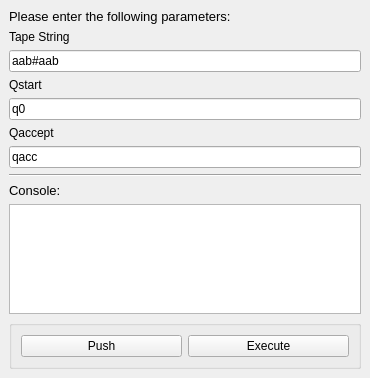
<?xml version="1.0" encoding="UTF-8"?>
<ui version="4.0">
 <class>TuringInterface</class>
 <widget class="QDockWidget" name="TuringInterface">
  <property name="geometry">
   <rect>
    <x>0</x>
    <y>0</y>
    <width>370</width>
    <height>378</height>
   </rect>
  </property>
  <property name="windowTitle">
   <string>Turing Machine Interface</string>
  </property>
  <widget class="QWidget" name="dockWidgetContents">
   <layout class="QVBoxLayout" name="verticalLayout_2">
    <item>
     <layout class="QVBoxLayout" name="verticalLayout">
      <item>
       <widget class="QLabel" name="label_5">
        <property name="font">
         <font>
          <pointsize>10</pointsize>
         </font>
        </property>
        <property name="text">
         <string>Please enter the following parameters:</string>
        </property>
       </widget>
      </item>
      <item>
       <widget class="QLabel" name="label">
        <property name="text">
         <string>Tape String</string>
        </property>
       </widget>
      </item>
      <item>
       <widget class="QLineEdit" name="tapeString">
        <property name="text">
         <string>aab#aab </string>
        </property>
       </widget>
      </item>
      <item>
       <widget class="QLabel" name="label_2">
        <property name="text">
         <string>Qstart</string>
        </property>
       </widget>
      </item>
      <item>
       <widget class="QLineEdit" name="qStart">
        <property name="text">
         <string>q0</string>
        </property>
       </widget>
      </item>
      <item>
       <widget class="QLabel" name="label_3">
        <property name="text">
         <string>Qaccept</string>
        </property>
       </widget>
      </item>
      <item>
       <widget class="QLineEdit" name="qAccept">
        <property name="text">
         <string>qacc</string>
        </property>
       </widget>
      </item>
      <item>
       <widget class="Line" name="line">
        <property name="orientation">
         <enum>Qt::Horizontal</enum>
        </property>
       </widget>
      </item>
      <item>
       <widget class="QLabel" name="label_4">
        <property name="font">
         <font>
          <pointsize>10</pointsize>
         </font>
        </property>
        <property name="text">
         <string>Console:</string>
        </property>
       </widget>
      </item>
      <item>
       <widget class="QTextEdit" name="consoleDisplay">
        <property name="readOnly">
         <bool>true</bool>
        </property>
       </widget>
      </item>
      <item>
       <widget class="QGroupBox" name="horizontalGroupBox">
        <layout class="QHBoxLayout" name="horizontalLayout">
         <item>
          <widget class="QPushButton" name="pushButton">
           <property name="text">
            <string>Push</string>
           </property>
          </widget>
         </item>
         <item>
          <widget class="QPushButton" name="executeButton">
           <property name="text">
            <string>Execute</string>
           </property>
          </widget>
         </item>
        </layout>
       </widget>
      </item>
     </layout>
    </item>
   </layout>
  </widget>
 </widget>
 <resources/>
 <connections/>
</ui>
